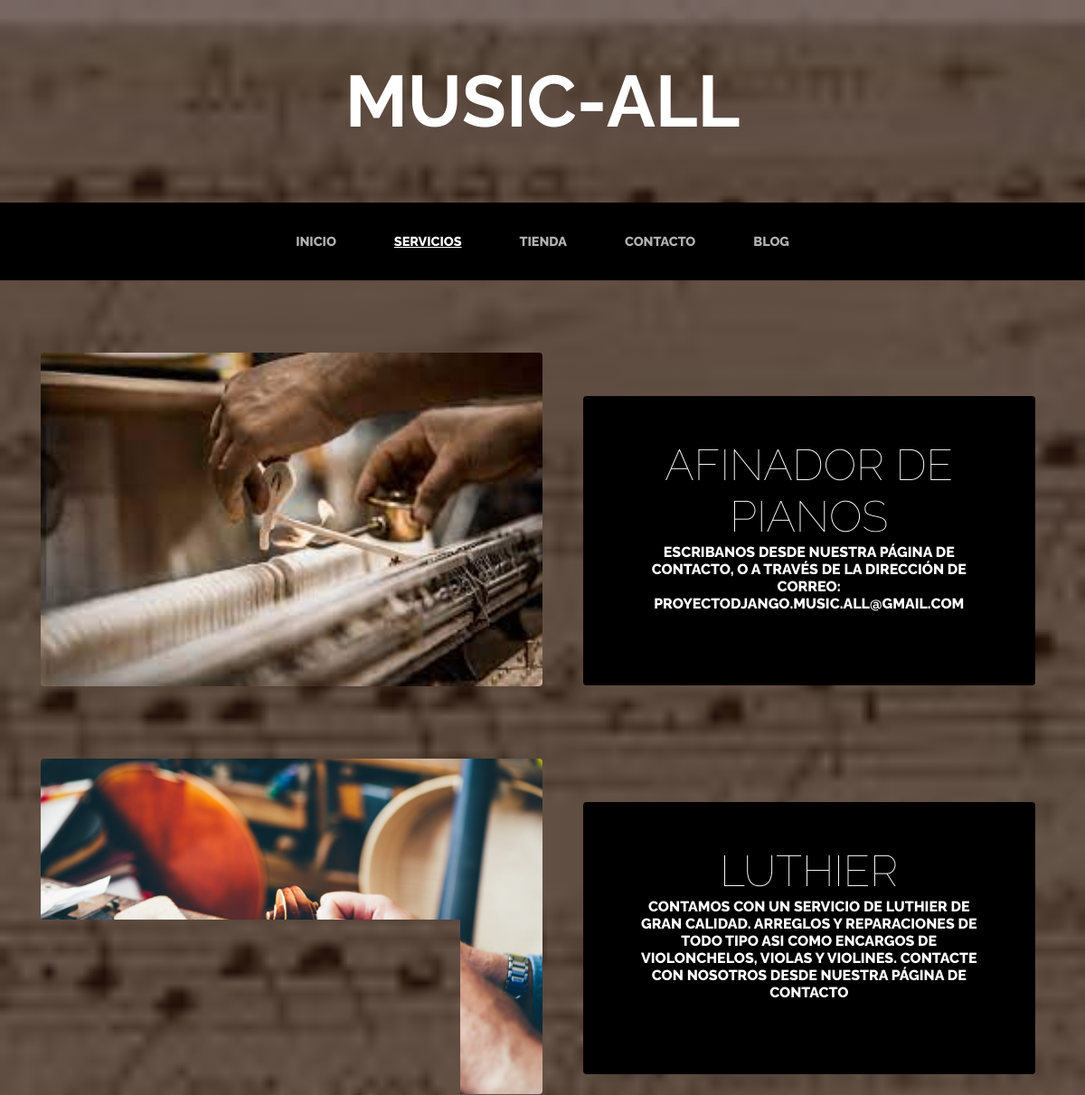
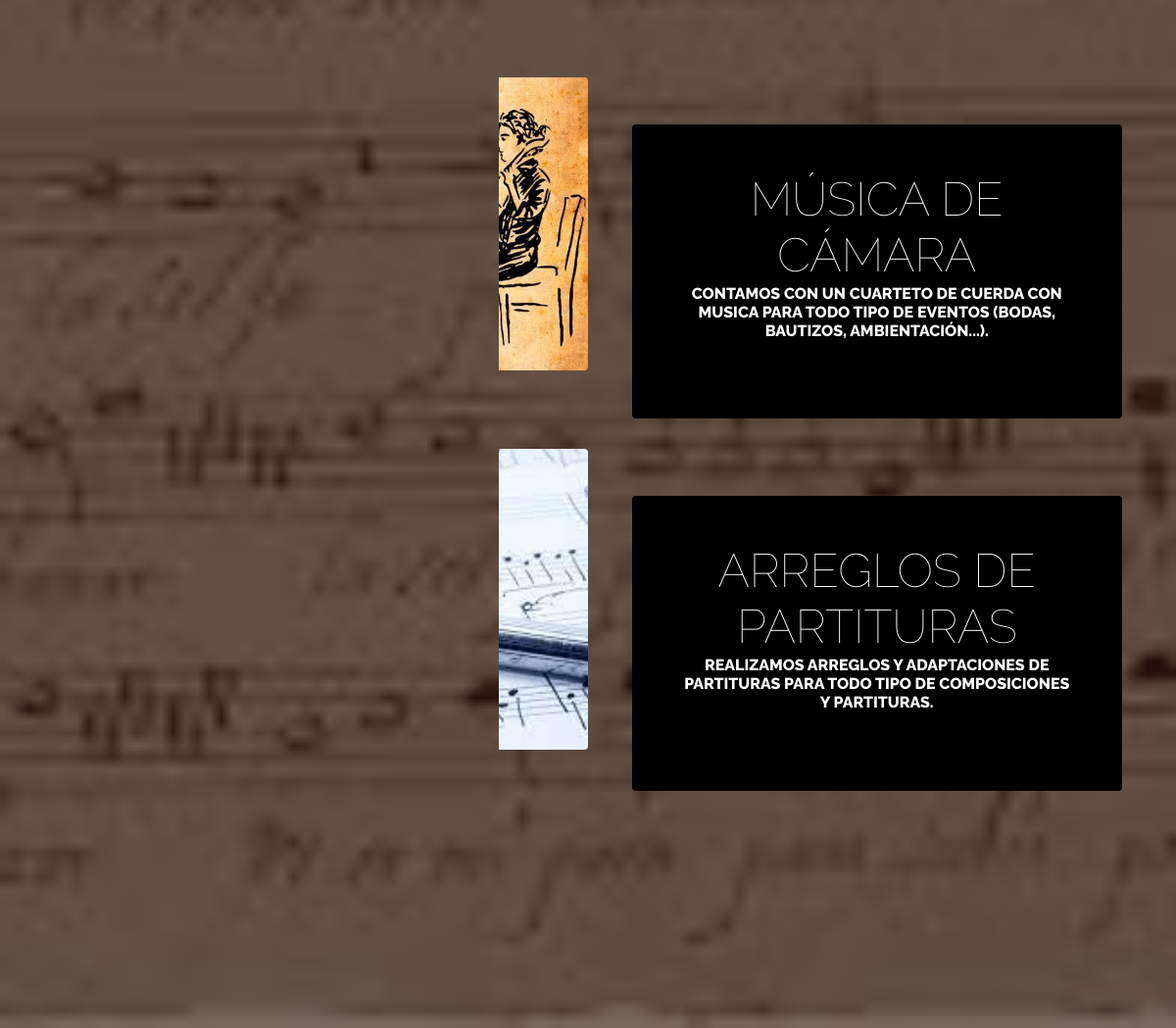
The app's page /servicios/ with its own data (2 pictures, top to bottom).
### Servicios/models.py (models this page shows, shortened)
class Servicio(models.Model):
    titulo = models.CharField(max_length=50)
    contenido = models.CharField(max_length=350)
    imagen = models.ImageField(upload_to='Servicios')
    created = models.DateTimeField(auto_now_add=True)
    updated = models.DateTimeField(auto_now_add=True)
    class Meta:
        verbose_name = "servicio"
        verbose_name_plural = "servicios"

### Servicios/views.py (the view)
# urls.py: path('servicios/', include('Servicios.urls')),
def servicios(request):
    servicios=Servicio.objects.all()
    return render(request, "Servicios/servicios.html", {"servicios": servicios})

### Servicios/templates/servicios/servicios.html
{% extends "ProyectoEv1App/base.html" %}
{% load static %}
{% block content %}
    {% for servicio in servicios %}
    <section class="page-section clearfix">
        <div class="container">
          <div class="intro">
            <img class="intro-img img-fluid mb-3 mb-lg-0 rounded" src="{{servicio.imagen.url}}" alt="" style="width: 50%">
            <div class="intro-text left-0 text-center bg-faded p-5 rounded">
              <h2 class="section-heading mb-4" >
                <span class="section-heading-lower">{{servicio.titulo}}</span>
                <span class="section-heading-upper">{{servicio.contenido}}</span>
              </h2>
            </div>
          </div>
        </div>
      </section>
    {% endfor %}
{% endblock %}

### ProyectoEv1App/static/ProyectoEv1App/css/gestion.css (style rules this page uses)
body { font-family: 'sans-serif'; background: linear-gradient(rgba(47, 23, 15, 0.65), rgba(47, 23, 15, 0.65)), url("../img/partitura_bg.jpg"); background-attachment: fixed; background-position: center; background-size: cover; }
h1, h2, h3, h4, h5, h6 { font-family: 'Raleway'; }
.page-section { margin-top: 5rem; margin-bottom: 5rem; }
.section-heading { text-transform: uppercase; }
.section-heading .section-heading-upper { display: block; font-size: 1rem; font-weight: 800; padding-bottom:.5rem; }
.section-heading .section-heading-lower { display: block; font-size: 3rem; font-weight: 100; }
.bg-faded { background-color: rgba(255, 255, 255, 0.85); }
.intro { position: relative; }
@media (min-width: 992px) { .intro .intro-img { width: 75%; float: left; } }
@media (min-width: 992px) { .intro .intro-text { left: 600; width: 60%; margin-top: 3rem; background-color: black; color: white; position: absolute; } }
@media (min-width: 1200px) { .intro .intro-text { width: 45%; } }

### records on screen
Servicio: imagen (picture), titulo "AFINADOR DE PIANOS", contenido "ESCRIBANOS DESDE NUESTRA PÁGINA DE CONTACTO, O A TRAVÉS DE LA DIRECCIÓN DE CORREO: PROYECTODJANGO.MUSIC.ALL@GMAIL.COM"
Servicio: imagen (picture), titulo "LUTHIER", contenido "CONTAMOS CON UN SERVICIO DE LUTHIER DE GRAN CALIDAD. ARREGLOS Y REPARACIONES DE TODO TIPO ASI COMO ENCARGOS DE VIOLONCHELOS, VIOLAS Y VIOLINES. CONTACTE CON NOSOTROS DESDE NUESTRA PÁGINA DE CONTACTO"
Servicio: imagen (picture), titulo "MÚSICA DE CÁMARA", contenido "CONTAMOS CON UN CUARTETO DE CUERDA CON MUSICA PARA TODO TIPO DE EVENTOS (BODAS, BAUTIZOS, AMBIENTACIÓN...)."
Servicio: imagen (picture), titulo "ARREGLOS DE PARTITURAS", contenido "REALIZAMOS ARREGLOS Y ADAPTACIONES DE PARTITURAS PARA TODO TIPO DE COMPOSICIONES Y PARTITURAS."
